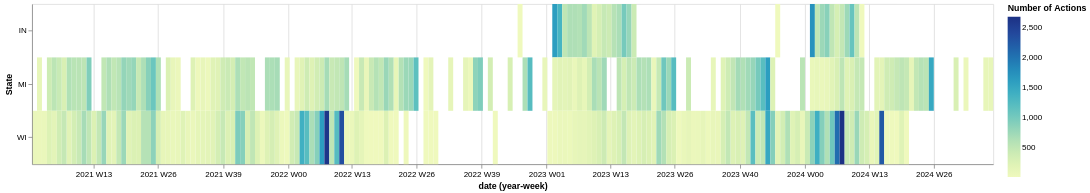

The notebook cell saved with this chart:
### Markdown cell above
### 4.2 - Excluding IL Outliers

Illinois clearly dominates the above graph, below modify two calls to `actions_heatmap` with a modified dataframe that excludes IL, and a modified dataframe that only includes IL.

(Note how by using functions in our dataframe we can more easily reuse portions by making small adjustments to the data.)

See `ex4.2a.png` and `ex4.2b.png`

### Code cell
# MODIFY THIS LINE (exclude IL)
actions_heatmap_scaled(actions_df()[actions_df()["state"] != "IL"])

### Figure 1 — Vega-Lite specification as saved in the notebook (floating-point values rounded to 4 significant figures; data arrays with more than 128 entries replaced by an {"elided": "..."} marker saying what was removed)
{"config": {"view": {"continuousWidth": 300, "continuousHeight": 300}}, "data": {"name": "data-fc5f0f4c981e02821ee4504a2241f944"}, "mark": {"type": "rect"}, "encoding": {"color": {"field": "count", "title": "Number of Actions", "type": "quantitative"}, "x": {"axis": {"format": "%Y W%U", "labelAngle": 0, "tickCount": 15}, "field": "week", "title": "date (year-week)", "type": "temporal"}, "x2": {"field": "week_end"}, "y": {"field": "state", "title": "State", "type": "nominal"}}, "height": 200, "width": 1200, "$schema": "https://vega.github.io/schema/vega-lite/v6.4.1.json", "datasets": {"data-fc5f0f4c981e02821ee4504a2241f944": {"elided": "324 records"}}}
